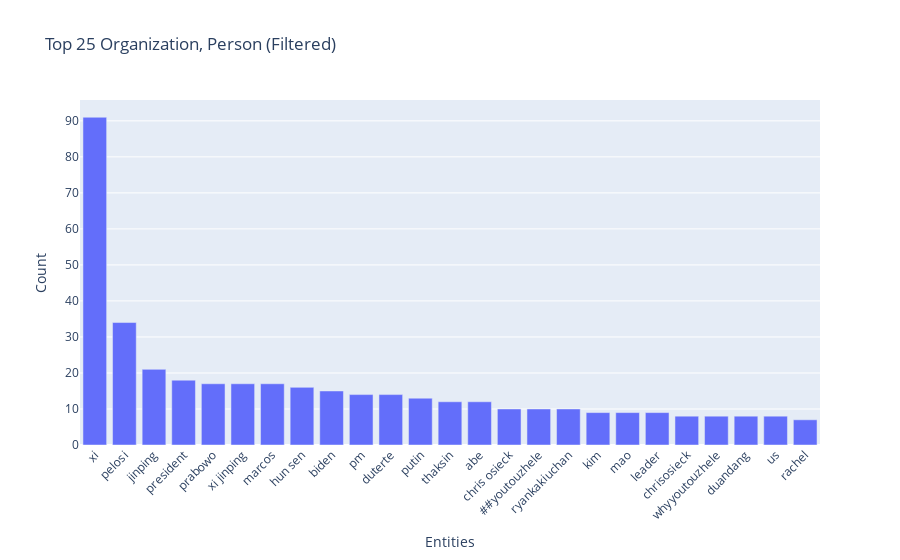
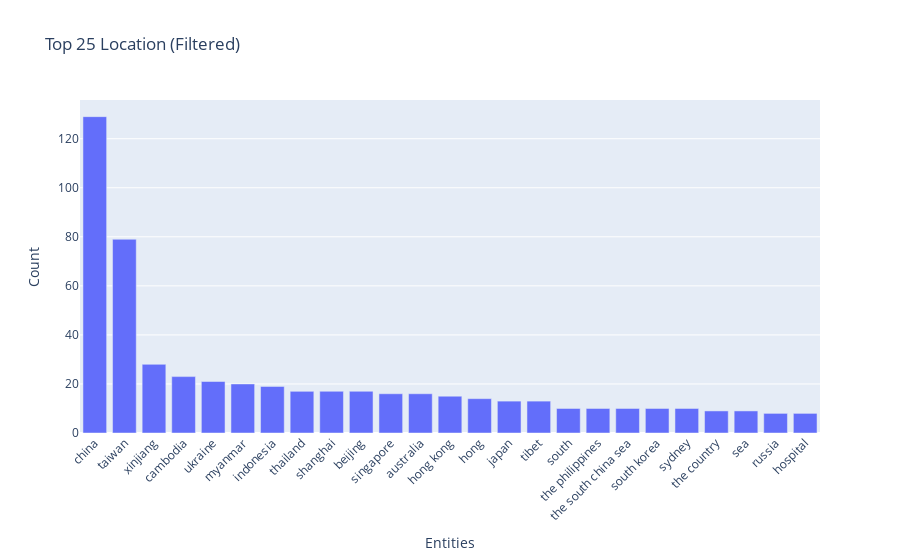
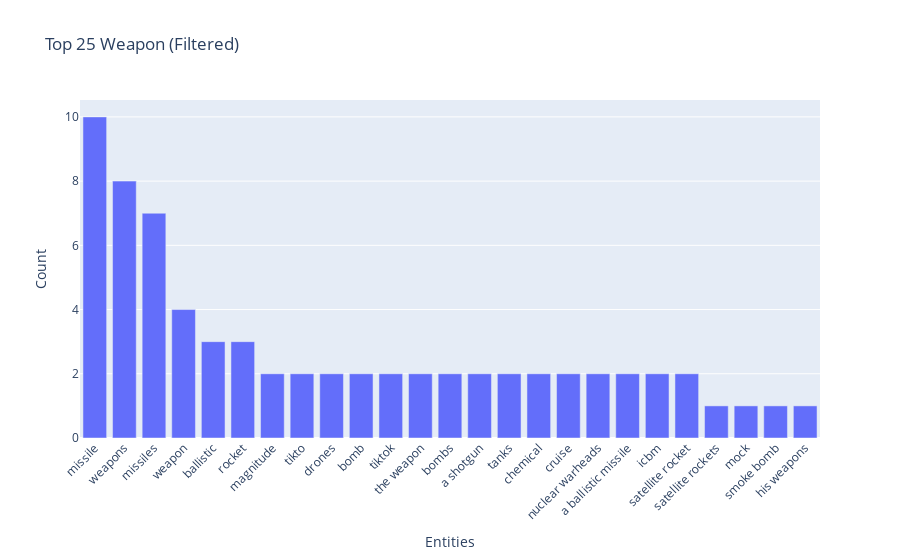

Notebook code cell kept with these figures, in order:
### Markdown cell above
#### Entity plots

### Code cell
import pandas as pd
import plotly.express as px
import ner_functions as nf
nf.plot_top_entities('data/output_file1.csv', ['Organization','Person'], top_n=25)
nf.plot_top_entities('data/output_file1.csv', ['Location'], top_n=25)
nf.plot_top_entities('data/output_file1.csv', ['Weapon'], top_n=25)

### Figure 1 — Plotly figure (JSON) as saved in the notebook; plotly's stock layout.template omitted (floating-point values rounded to 4 significant figures)
{"data": [{"alignmentgroup": "True", "hovertemplate": "entities=%{x}<br>Count=%{y}<extra></extra>", "legendgroup": "", "marker": {"color": "#636efa", "pattern": {"shape": ""}}, "name": "", "offsetgroup": "", "orientation": "v", "showlegend": false, "textposition": "auto", "type": "bar", "x": ["xi", "pelosi", "jinping", "president", "prabowo", "xi jinping", "marcos", "hun sen", "biden", "pm", "duterte", "putin", "thaksin", "abe", "chris osieck", "##youtouzhele", "ryankakiuchan", "kim", "mao", "leader", "chrisosieck", "whyyoutouzhele", "duandang", "us", "rachel"], "xaxis": "x", "y": [91, 34, 21, 18, 17, 17, 17, 16, 15, 14, 14, 13, 12, 12, 10, 10, 10, 9, 9, 9, 8, 8, 8, 8, 7], "yaxis": "y"}], "layout": {"barmode": "relative", "legend": {"tracegroupgap": 0}, "title": {"text": "Top 25 Organization, Person (Filtered)"}, "xaxis": {"anchor": "y", "domain": [0, 1], "tickangle": -45, "title": {"text": "Entities"}}, "yaxis": {"anchor": "x", "domain": [0, 1], "title": {"text": "Count"}}}}

### Figure 2 — Plotly figure (JSON) as saved in the notebook; plotly's stock layout.template omitted (floating-point values rounded to 4 significant figures)
{"data": [{"alignmentgroup": "True", "hovertemplate": "entities=%{x}<br>Count=%{y}<extra></extra>", "legendgroup": "", "marker": {"color": "#636efa", "pattern": {"shape": ""}}, "name": "", "offsetgroup": "", "orientation": "v", "showlegend": false, "textposition": "auto", "type": "bar", "x": ["china", "taiwan", "xinjiang", "cambodia", "ukraine", "myanmar", "indonesia", "thailand", "shanghai", "beijing", "singapore", "australia", "hong kong", "hong", "japan", "tibet", "south", "the philippines", "the south china sea", "south korea", "sydney", "the country", "sea", "russia", "hospital"], "xaxis": "x", "y": [129, 79, 28, 23, 21, 20, 19, 17, 17, 17, 16, 16, 15, 14, 13, 13, 10, 10, 10, 10, 10, 9, 9, 8, 8], "yaxis": "y"}], "layout": {"barmode": "relative", "legend": {"tracegroupgap": 0}, "title": {"text": "Top 25 Location (Filtered)"}, "xaxis": {"anchor": "y", "domain": [0, 1], "tickangle": -45, "title": {"text": "Entities"}}, "yaxis": {"anchor": "x", "domain": [0, 1], "title": {"text": "Count"}}}}

### Figure 3 — Plotly figure (JSON) as saved in the notebook; plotly's stock layout.template omitted (floating-point values rounded to 4 significant figures)
{"data": [{"alignmentgroup": "True", "hovertemplate": "entities=%{x}<br>Count=%{y}<extra></extra>", "legendgroup": "", "marker": {"color": "#636efa", "pattern": {"shape": ""}}, "name": "", "offsetgroup": "", "orientation": "v", "showlegend": false, "textposition": "auto", "type": "bar", "x": ["missile", "weapons", "missiles", "weapon", "ballistic", "rocket", "magnitude", "tikto", "drones", "bomb", "tiktok", "the weapon", "bombs", "a shotgun", "tanks", "chemical", "cruise", "nuclear warheads", "a ballistic missile", "icbm", "satellite rocket", "satellite rockets", "mock", "smoke bomb", "his weapons"], "xaxis": "x", "y": [10, 8, 7, 4, 3, 3, 2, 2, 2, 2, 2, 2, 2, 2, 2, 2, 2, 2, 2, 2, 2, 1, 1, 1, 1], "yaxis": "y"}], "layout": {"barmode": "relative", "legend": {"tracegroupgap": 0}, "title": {"text": "Top 25 Weapon (Filtered)"}, "xaxis": {"anchor": "y", "domain": [0, 1], "tickangle": -45, "title": {"text": "Entities"}}, "yaxis": {"anchor": "x", "domain": [0, 1], "title": {"text": "Count"}}}}
